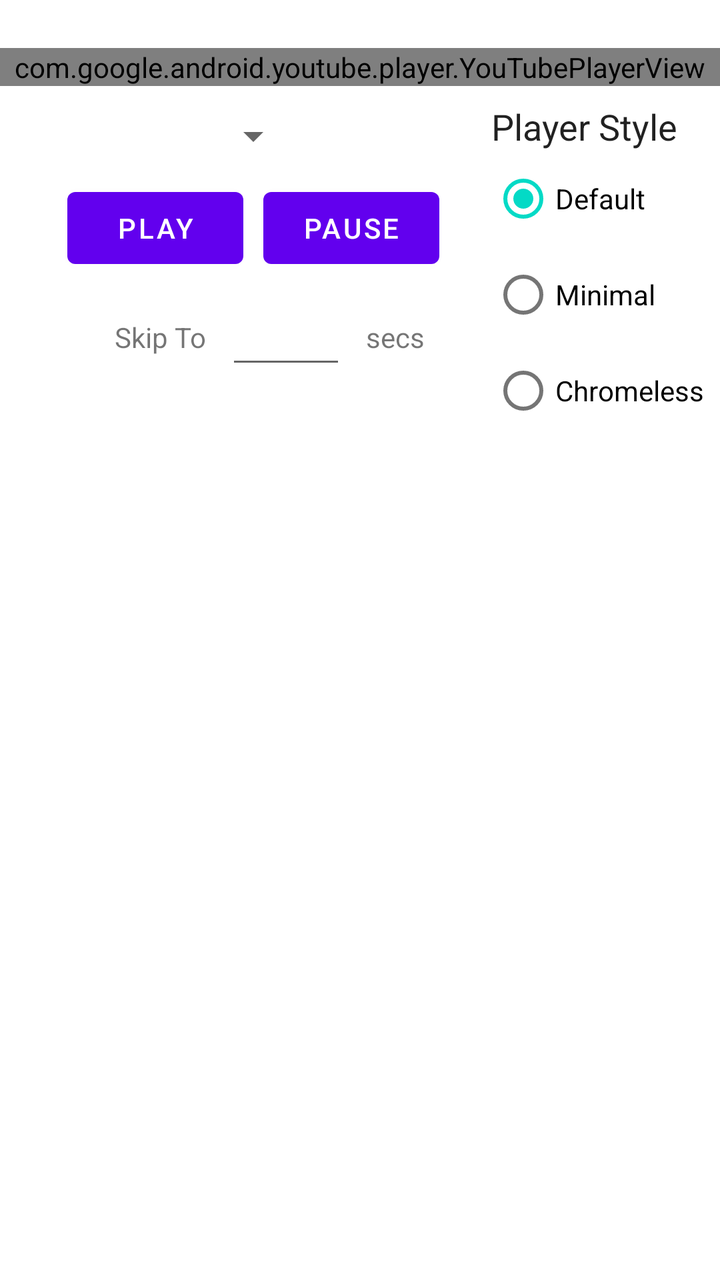
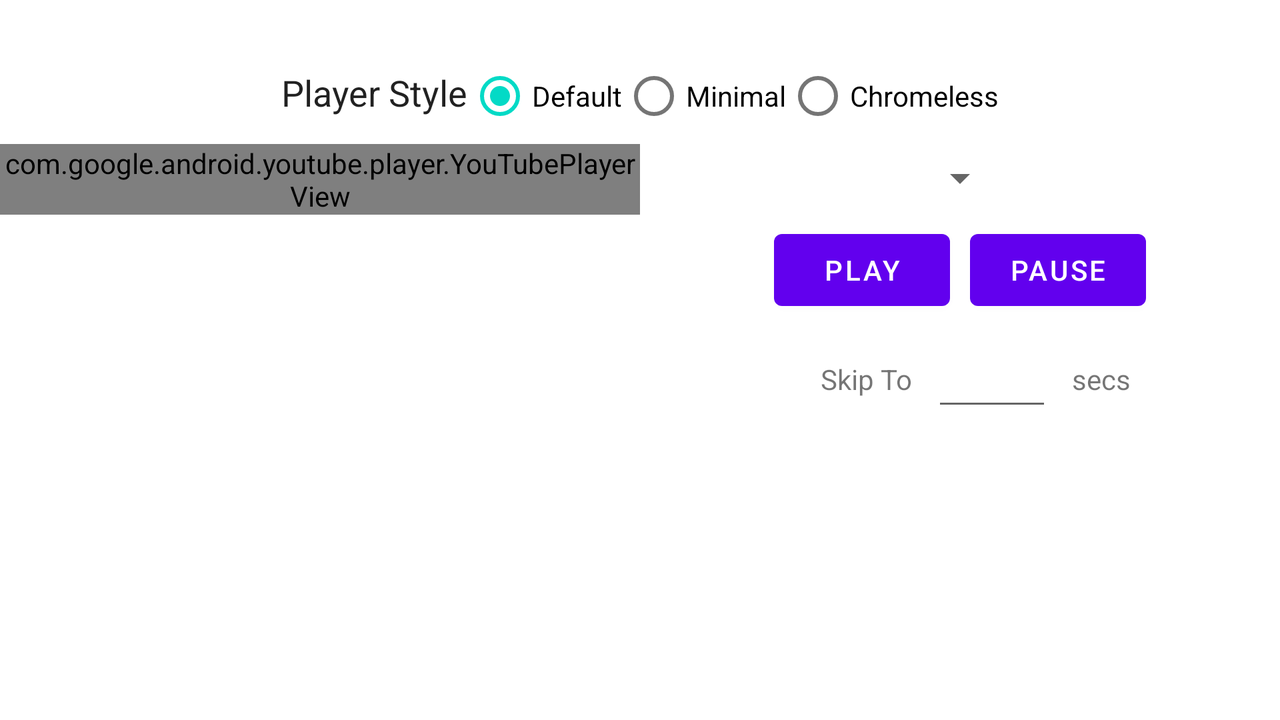

First picture: res/layout/ on a phone held upright. Second picture: the repository's own variant of that layout, on a device whose configuration matches the variant's folder. Source for both follows.
<!-- AndroidManifest.xml: fallback theme Theme.MaterialComponents.DayNight.NoActionBar -->
<!-- res/layout/player_controls_demo.xml -->
<?xml version="1.0" encoding="utf-8"?>
<LinearLayout xmlns:android="http://schemas.android.com/apk/res/android"
  android:layout_width="match_parent"
  android:layout_height="match_parent"
  android:gravity="center"
  android:orientation="vertical">

  <TextView
    android:id="@+id/state_text"
    android:layout_width="match_parent"
    android:layout_height="wrap_content"
    android:paddingTop="5dp"
    android:gravity="center_horizontal"
    android:singleLine="true"/>

  <com.google.android.youtube.player.YouTubePlayerView
    android:id="@+id/youtube_view"
    android:layout_width="match_parent"
    android:layout_height="wrap_content"/>

  <LinearLayout
    android:layout_width="match_parent"
    android:layout_height="wrap_content"
    android:padding="8dp"
    android:gravity="top"
    android:orientation="horizontal">

    <include
      layout="@layout/player_controls_container"
      android:layout_width="0dp"
      android:layout_height="wrap_content"
      android:layout_weight="1"/>

    <RadioGroup
      android:id="@+id/style_radio_group"
      android:layout_width="wrap_content"
      android:layout_height="wrap_content"
      android:orientation="vertical">

      <TextView
        android:layout_width="wrap_content"
        android:layout_height="wrap_content"
        android:text="@string/player_style"
        android:textAppearance="@android:style/TextAppearance.Medium"/>

      <RadioButton
        android:id="@+id/style_default"
        android:layout_width="wrap_content"
        android:layout_height="wrap_content"
        android:checked="true"
        android:text="@string/def"/>

      <RadioButton
        android:id="@+id/style_minimal"
        android:layout_width="wrap_content"
        android:layout_height="wrap_content"
        android:text="@string/minimal"/>

      <RadioButton
        android:id="@+id/style_chromeless"
        android:layout_width="wrap_content"
        android:layout_height="wrap_content"
        android:text="@string/chromeless"/>

    </RadioGroup>

  </LinearLayout>

  <ScrollView
    android:layout_width="match_parent"
    android:layout_height="0dp"
    android:layout_weight="1">

    <TextView
      android:id="@+id/event_log"
      android:layout_width="match_parent"
      android:layout_height="wrap_content"
      android:padding="10dp"/>

  </ScrollView>

</LinearLayout>
<!-- res/layout/player_controls_container.xml (included above) -->
<?xml version="1.0" encoding="utf-8"?>
<LinearLayout xmlns:android="http://schemas.android.com/apk/res/android"
  android:layout_width="match_parent"
  android:layout_height="wrap_content"
  android:gravity="center_horizontal"
  android:orientation="vertical">

  <Spinner
    android:id="@+id/video_chooser"
    android:layout_width="wrap_content"
    android:layout_height="wrap_content"
    android:layout_margin="5dp"/>

  <LinearLayout
    android:layout_width="match_parent"
    android:layout_height="wrap_content"
    android:gravity="center"
    android:orientation="horizontal">

    <Button
      android:id="@+id/play_button"
      android:layout_width="wrap_content"
      android:layout_height="wrap_content"
      android:layout_margin="5dp"
      android:text="@string/play"/>

    <Button
      android:id="@+id/pause_button"
      android:layout_width="wrap_content"
      android:layout_height="wrap_content"
      android:layout_margin="5dp"
      android:text="@string/pause"/>

  </LinearLayout>

  <LinearLayout
    android:layout_width="match_parent"
    android:layout_height="wrap_content"
    android:layout_marginLeft="8dp"
    android:gravity="center"
    android:orientation="horizontal">

    <TextView
      android:layout_width="wrap_content"
      android:layout_height="wrap_content"
      android:padding="5dp"
      android:text="@string/skip_to"/>

    <EditText
      android:id="@+id/skip_to_text"
      android:layout_width="60sp"
      android:layout_height="wrap_content"
      android:layout_margin="5dp"
      android:inputType="number"/>

    <TextView
      android:layout_width="wrap_content"
      android:layout_height="wrap_content"
      android:padding="5dp"
      android:text="@string/seconds"/>

  </LinearLayout>

</LinearLayout>
<!-- resources referenced by this layout -->
<resources>
  <string name="chromeless">Chromeless</string>
  <string name="def">Default</string>
  <string name="minimal">Minimal</string>
  <string name="pause">Pause</string>
  <string name="play">Play</string>
  <string name="player_style">Player Style</string>
  <string name="seconds">secs</string>
  <string name="skip_to">Skip To</string>
</resources>
<!-- res/layout-land/player_controls_demo.xml (the repository's variant of the layout above) -->
<!-- drawn on the phone turned sideways -->
<?xml version="1.0" encoding="utf-8"?>
<LinearLayout xmlns:android="http://schemas.android.com/apk/res/android"
  android:layout_width="match_parent"
  android:layout_height="match_parent"
  android:gravity="center"
  android:orientation="vertical">

  <TextView
    android:id="@+id/state_text"
    android:layout_width="match_parent"
    android:layout_height="wrap_content"
    android:paddingTop="5dp"
    android:gravity="center_horizontal"/>

  <RadioGroup
    android:id="@+id/style_radio_group"
    android:layout_width="wrap_content"
    android:layout_height="wrap_content"
    android:orientation="horizontal">

    <TextView
      android:layout_width="wrap_content"
      android:layout_height="wrap_content"
      android:text="@string/player_style"
      android:textAppearance="@android:style/TextAppearance.Medium"/>

    <RadioButton
      android:id="@+id/style_default"
      android:layout_width="wrap_content"
      android:layout_height="wrap_content"
      android:checked="true"
      android:text="@string/def"/>

    <RadioButton
      android:id="@+id/style_minimal"
      android:layout_width="wrap_content"
      android:layout_height="wrap_content"
      android:text="@string/minimal"/>

    <RadioButton
      android:id="@+id/style_chromeless"
      android:layout_width="wrap_content"
      android:layout_height="wrap_content"
      android:text="@string/chromeless"/>

  </RadioGroup>

  <LinearLayout
    android:layout_width="match_parent"
    android:layout_height="0dp"
    android:layout_weight="1"
    android:orientation="horizontal">

    <com.google.android.youtube.player.YouTubePlayerView
      android:id="@+id/youtube_view"
      android:layout_width="0dp"
      android:layout_height="wrap_content"
      android:layout_weight="1"/>

    <LinearLayout
      android:layout_width="0dp"
      android:layout_height="match_parent"
      android:layout_weight="1"
      android:orientation="vertical">

      <include
        layout="@layout/player_controls_container"
        android:layout_width="match_parent"
        android:layout_height="wrap_content"/>

      <ScrollView
        android:layout_width="match_parent"
        android:layout_height="0dp"
        android:layout_weight="1">

        <TextView
          android:id="@+id/event_log"
          android:layout_width="match_parent"
          android:layout_height="wrap_content"
          android:padding="10dp"/>

      </ScrollView>

    </LinearLayout>

  </LinearLayout>

</LinearLayout>
